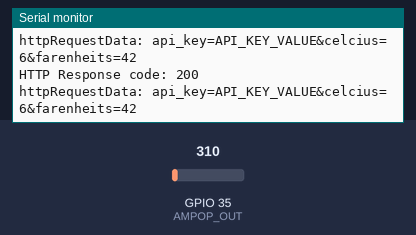
Simulated run of this sketch. Board: ESP32. Shown: the last lines printed to the serial monitor. Inputs (shaded band) come from the test bench; at power-on: GPIO 35 (AMPOP_OUT) = 310. WiFi joins after 1.5 s; servers stay silent unless stated; uploads are accepted with an empty reply.

Above: at 2.8 s.
2.9 s: GPIO 35 (AMPOP_OUT) set to 372
At 3.3 s:
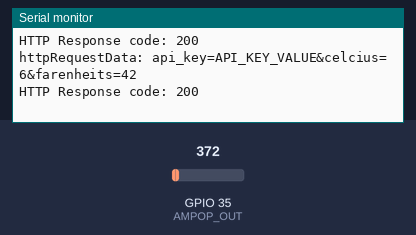
4.4 s: GPIO 35 (AMPOP_OUT) set to 434
At 4.4 s:
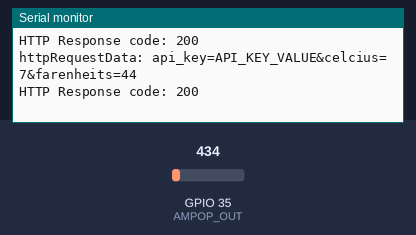
Timing chart, 0 to 7.4 s (numbered marks = the images above; inputs shaded):
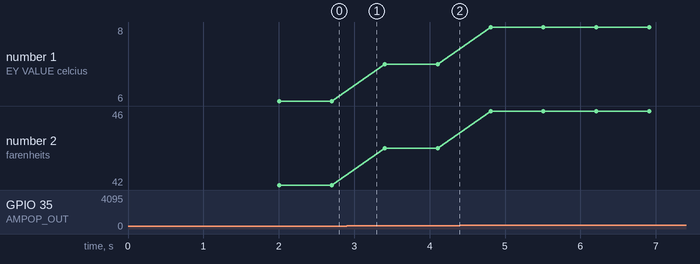

Measured:
- plotted number 1: 6 → 7 after the input at 2.9 s, 7 → 8 after the input at 4.4 s
- plotted number 2: 42 → 44 after the input at 2.9 s, 44 → 46 after the input at 4.4 s

The sketch:

esp_send_lm35_data.ino
```cpp
#define ADC_VREF_mV    3300.0  // in millivolt
#define ADC_RESOLUTION 4096.0
#define AMPOP_OUT        35    // ESP32 pin connected to LM358P
#define GAIN              3.89 // AMPOP_OUT = LM35 output * GAIN

#include <WiFi.h>
#include <HTTPClient.h>
#include <Wire.h>

// Replace with your network credentials
const char* ssid     = "SSID_NAME";
const char* password = "PASSWORD";

// REPLACE with your Domain name and URL path or IP address with path
const char* serverName = "SERVER_NAME";

// Keep this API Key value to be compatible with the PHP code provided in the server.
String apiKeyValue = "API_KEY_VALUE";

void setup() {
  Serial.begin(115200);
}

void loop() {
  // ---------- Temperature data ----------

  // read the ADC value from the temperature OpAmp
  int adcValAmpOp = analogRead(AMPOP_OUT);
  // converts de ADC value read from the OpAmp into the LM35 original value
  int adcVal = adcValAmpOp / GAIN;
  // convert the ADC value to voltage in millivolt
  float milliVolt = adcVal * (ADC_VREF_mV / ADC_RESOLUTION);
  // convert the voltage to the temperature in °C
  int celcius = milliVolt / 10;
  // convert the °C to °F
  int farenheits = celcius * 9 / 5 + 32;


  // ---------- Preparing HTTP request ----------

  // Check WiFi connection status
  if(WiFi.status()== WL_CONNECTED){
    WiFiClient client;
    HTTPClient http;

    // Domain name with URL path or IP address with path
    http.begin(client, serverName);

    // Specify content-type header
    http.addHeader("Content-Type", "application/x-www-form-urlencoded");

    // Preparing HTTP POST request data
    String httpRequestData = "api_key=" + apiKeyValue + "&celcius=" + String(celcius) + "&farenheits=" + String(farenheits) + "";
    Serial.print("httpRequestData: ");
    Serial.println(httpRequestData);

    // Send HTTP POST request
    int httpResponseCode = http.POST(httpRequestData);

    if (httpResponseCode>0) {
      Serial.print("HTTP Response code: ");
      Serial.println(httpResponseCode);
    }
    else {
      Serial.print("Error code: ");
      Serial.println(httpResponseCode);
    }
    // Free resources
    http.end();
  } else {
    Serial.println("WiFi Disconnected. Attempting to connect again");
    WiFi.begin(ssid, password);
    Serial.println("Connecting");
    while(WiFi.status() != WL_CONNECTED) {
      delay(500);
      Serial.println("WL_NOT_CONNECTED");
    }
    Serial.println("");
    Serial.print("Connected to WiFi network with IP Address: ");
    Serial.println(WiFi.localIP());;

  }

  delay(500);
}
```
